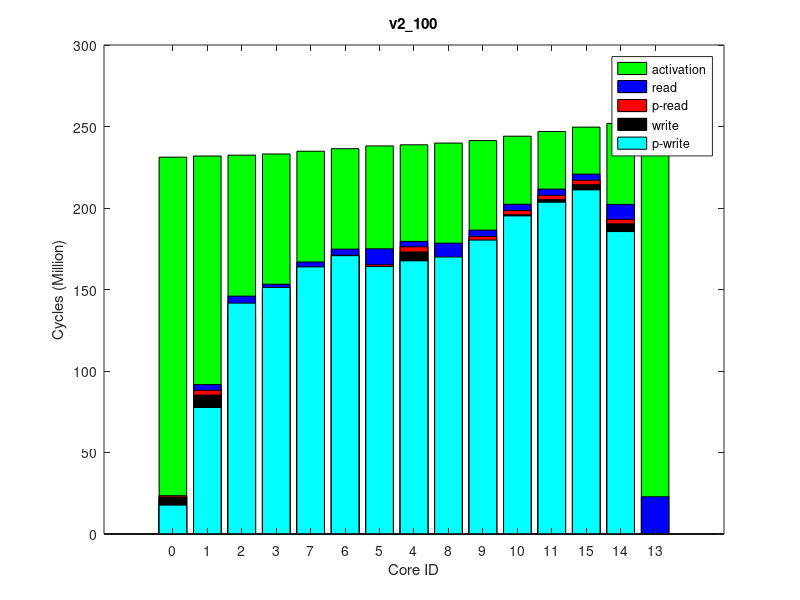

Reproduce this figure in MATLAB.
times(1, :, :) = [
856566, 231690344, 0
2919934, 232389114, 0
1022104, 232923068, 0
2226251, 233658390, 0
3180619, 239276103, 0
2132966, 238589157, 0
2705963, 236919104, 0
2699607, 235357475, 0
1220544, 240321751, 0
2515253, 241817811, 0
2635906, 244459994, 0
2637988, 247238105, 0
0, 252334523, 0
2710957, 252073036, 0
2705954, 249830884, 0
];
times(2, :, :) = [
856566, 231687273, 0
2920016, 232386301, 0
1022086, 232920201, 0
2226244, 233657069, 0
3180619, 239272487, 0
2129484, 238585296, 0
2705963, 236915322, 0
2699606, 235354945, 0
1220544, 240317441, 0
2515253, 241812574, 0
2635906, 244455108, 0
2638012, 247230787, 0
0, 252331875, 0
2710968, 252069320, 0
2705972, 249824192, 0
];
times(3, :, :) = [
856566, 231689764, 0
2920000, 232387846, 0
1022086, 232921229, 0
2226244, 233655135, 0
3180619, 239271937, 0
2085737, 238584464, 0
2705938, 236914716, 0
2699606, 235353835, 0
1220544, 240316944, 0
2515253, 241812434, 0
2635906, 244455039, 0
2635908, 247231791, 0
0, 252326130, 0
2710968, 252059110, 0
2705960, 249824184, 0
];
times(4, :, :) = [
856566, 231693025, 0
2919979, 232391370, 0
1022086, 232924152, 0
2226244, 233659731, 0
3180619, 239277549, 0
2131428, 238590250, 0
2705966, 236920863, 0
2699606, 235359512, 0
1220544, 240323572, 0
2515253, 241819369, 0
2635906, 244461610, 0
2637969, 247236241, 0
0, 252330494, 0
2710968, 252071645, 0
2705968, 249828330, 0
];
times(5, :, :) = [
856566, 231703862, 0
2919987, 232402791, 0
1022086, 232936817, 0
2226245, 233670616, 0
3180977, 239291158, 0
2089301, 238604108, 0
2705952, 236933504, 0
2699606, 235372857, 0
1220544, 240335887, 0
2515253, 241830928, 0
2635906, 244473042, 0
2638015, 247248235, 0
0, 252348278, 0
2710968, 252089898, 0
2705990, 249841027, 0
];
times(6, :, :) = [
856566, 231702322, 0
2919992, 232400924, 0
1022086, 232934980, 0
2226253, 233669437, 0
3180619, 239285553, 0
2134910, 238598424, 0
2705963, 236928223, 0
2699606, 235368074, 0
1220544, 240330343, 0
2515253, 241825474, 0
2635906, 244467422, 0
2635906, 247243588, 0
0, 252357660, 0
2710957, 252092382, 0
2705972, 249835465, 0
];
times(7, :, :) = [
856566, 231705980, 0
2919953, 232405184, 0
1022086, 232939560, 0
2226245, 233671848, 0
3180619, 239290245, 0
2085737, 238602929, 0
2705956, 236932276, 0
2699606, 235370803, 0
1220544, 240336001, 0
2515253, 241831642, 0
2635906, 244474027, 0
2635906, 247247859, 0
0, 252338932, 0
2710968, 252072782, 0
2705985, 249839493, 0
];
times(8, :, :) = [
856566, 231709912, 0
2919990, 232406958, 0
1022086, 232941728, 0
2226246, 233678197, 0
3180992, 239295263, 0
2130132, 238607488, 0
2705963, 236937756, 0
2699606, 235377168, 0
1220544, 240340145, 0
2515253, 241835295, 0
2635906, 244477954, 0
2638042, 247253601, 0
0, 252342260, 0
2710968, 252083921, 0
2705959, 249845929, 0
];
times(9, :, :) = [
856566, 231707073, 0
2920043, 232405797, 0
1022086, 232939934, 0
2226260, 233675789, 0
3180619, 239292961, 0
2090515, 238605788, 0
2705963, 236935548, 0
2699606, 235374925, 0
1220544, 240337882, 0
2515253, 241832848, 0
2635906, 244474937, 0
2638016, 247251795, 0
0, 252345230, 0
2710968, 252079266, 0
2705995, 249844280, 0
];
times(10, :, :) = [
856566, 231695256, 0
2920035, 232395383, 0
1022086, 232928991, 0
2226244, 233664811, 0
3180619, 239280520, 0
2129484, 238593114, 0
2705966, 236923778, 0
2699606, 235363022, 0
1220544, 240324908, 0
2515253, 241820481, 0
2635906, 244462184, 0
2638016, 247236381, 0
0, 252335703, 0
2710957, 252075140, 0
2705956, 249828852, 0
];
ave_times = round(squeeze(mean(times)));
format long g, ave_times
std_times = round(squeeze(std(times)));
format long g, std_times
polling_read_times = ave_times;
times(1, :, :) = [
17705134, 231233905, 0
77641692, 231930660, 0
141633561, 232454261, 0
151292204, 233184277, 0
167564765, 238827702, 0
164066413, 238133665, 0
170741048, 236451312, 0
163856385, 234886877, 0
169927086, 239885838, 0
180298948, 241409709, 0
195147948, 244108406, 0
203533931, 246982610, 0
0, 252213181, 0
185540504, 251955419, 0
211115979, 249666744, 0
];
times(2, :, :) = [
17692863, 231236065, 0
77650614, 231933461, 0
141660007, 232456232, 0
151336576, 233185698, 0
167610129, 238832145, 0
164109473, 238138334, 0
170791669, 236455360, 0
163902869, 234892309, 0
169972224, 239889688, 0
180322538, 241413917, 0
195179485, 244113632, 0
203554962, 246986570, 0
0, 252217912, 0
185544913, 251960155, 0
211132442, 249670471, 0
];
times(3, :, :) = [
17672766, 231254665, 0
77579900, 231951927, 0
141583820, 232475924, 0
151206993, 233202118, 0
167564904, 238847671, 0
164062161, 238153645, 0
170702559, 236470389, 0
163791488, 234904787, 0
169926673, 239905707, 0
180274896, 241429601, 0
195107904, 244127502, 0
203501849, 246999419, 0
0, 252242846, 0
185564512, 251979005, 0
211115139, 249683490, 0
];
times(4, :, :) = [
17699155, 231241047, 0
77586718, 231938826, 0
141593950, 232462435, 0
151231912, 233182017, 0
167529506, 238824085, 0
164023203, 238129866, 0
170696776, 236447836, 0
163810690, 234884952, 0
169890804, 239882291, 0
180245530, 241405745, 0
195070621, 244103790, 0
203480107, 246976420, 0
0, 252213692, 0
185540706, 251955416, 0
211097363, 249660570, 0
];
times(5, :, :) = [
17706280, 231250213, 0
77686531, 231948595, 0
141719541, 232475366, 0
151377740, 233197395, 0
167638482, 238845731, 0
164139085, 238152099, 0
170829032, 236469016, 0
163954307, 234902894, 0
170001365, 239904080, 0
180364837, 241427716, 0
195186936, 244126249, 0
203565188, 246999640, 0
0, 252231980, 0
185557765, 251972433, 0
211133537, 249683543, 0
];
times(6, :, :) = [
17697934, 231237656, 0
77640611, 231935464, 0
141661880, 232458728, 0
151316599, 233187327, 0
167650899, 238831184, 0
164138193, 238137120, 0
170796980, 236454721, 0
163892803, 234889869, 0
170012507, 239889759, 0
180363981, 241413554, 0
195178173, 244111236, 0
203540329, 246984550, 0
0, 252219895, 0
185538650, 251955100, 0
211123760, 249668291, 0
];
times(7, :, :) = [
17654615, 231238217, 0
77566855, 231935019, 0
141578383, 232460385, 0
151216934, 233182158, 0
167551796, 238823318, 0
164044494, 238128969, 0
170690974, 236445463, 0
163799768, 234882882, 0
169913049, 239881638, 0
180279360, 241406866, 0
195130196, 244105356, 0
203527971, 246977545, 0
0, 252207457, 0
185531207, 251944600, 0
211106898, 249661212, 0
];
times(8, :, :) = [
17659387, 231230897, 0
77583362, 231927972, 0
141589373, 232453779, 0
151221149, 233176991, 0
167574039, 238817954, 0
164040031, 238124104, 0
170689963, 236440851, 0
163801064, 234877799, 0
169936395, 239876320, 0
180309053, 241399383, 0
195122590, 244097495, 0
203505230, 246969385, 0
0, 252200206, 0
185524682, 251940626, 0
211098835, 249653015, 0
];
times(9, :, :) = [
17700672, 231253393, 0
77628383, 231950910, 0
141631964, 232475270, 0
151312226, 233205901, 0
167592779, 238849277, 0
164093015, 238154321, 0
170774498, 236471877, 0
163883282, 234907810, 0
169955717, 239907469, 0
180329683, 241431881, 0
195147802, 244130493, 0
203538950, 247004349, 0
0, 252241165, 0
185561818, 251977323, 0
211125812, 249688163, 0
];
times(10, :, :) = [
17680547, 231236108, 0
77629219, 231932675, 0
141646353, 232457072, 0
151322052, 233186710, 0
167610622, 238829828, 0
164124629, 238135700, 0
170802250, 236452938, 0
163897649, 234890544, 0
169973384, 239887687, 0
180350099, 241412230, 0
195165898, 244110126, 0
203539588, 246982933, 0
0, 252215654, 0
185537011, 251952408, 0
211137621, 249666676, 0
];
ave_times = round(squeeze(mean(times)));
format long g, ave_times
std_times = round(squeeze(std(times)));
format long g, std_times
polling_write_times = ave_times;
times(1, :, :) = [
0, 255175226, 0
6466260, 255940083, 64000
12934807, 256508665, 128000
6465824, 257309272, 64000
6469929, 263329692, 64000
11923798, 262583329, 128000
6464763, 260773965, 64000
6466860, 259095411, 64000
12935648, 264454101, 128000
6464896, 266067058, 64000
6468519, 268925338, 64000
6466380, 271998112, 64000
22851099, 277557114, 255980
11924146, 277268985, 128000
6465179, 274828321, 64000
];
times(2, :, :) = [
0, 255166785, 0
6466260, 255930986, 64000
12934703, 256499058, 128000
6465824, 257297508, 64000
6469993, 263318544, 64000
11923825, 262571773, 128000
6464748, 260761782, 64000
6466860, 259082180, 64000
12935698, 264443380, 128000
6464896, 266056121, 64000
6468525, 268916937, 64000
6466372, 271988303, 64000
22851132, 277552991, 255980
11924144, 277266920, 128000
6465180, 274819151, 64000
];
times(3, :, :) = [
0, 255171727, 0
6466261, 255935956, 64000
12934812, 256504622, 128000
6465824, 257304037, 64000
6469972, 263323267, 64000
11923814, 262576987, 128000
6464766, 260767156, 64000
6466860, 259088412, 64000
12935109, 264447958, 128000
6464896, 266060504, 64000
6468524, 268920827, 64000
6466389, 271987476, 64000
22851064, 277561494, 255980
11924140, 277271028, 128000
6465171, 274816368, 64000
];
times(4, :, :) = [
0, 255146712, 0
6466260, 255910966, 64000
12934823, 256479945, 128000
6465832, 257279832, 64000
6469961, 263304703, 64000
11923813, 262558361, 128000
6464790, 260747903, 64000
6466860, 259066971, 64000
12936157, 264429373, 128000
6464896, 266041786, 64000
6468515, 268899380, 64000
6466377, 271982139, 64000
22851187, 277537898, 255980
11924146, 277250003, 128000
6465176, 274812796, 64000
];
times(5, :, :) = [
0, 255162176, 0
6466265, 255925530, 64000
12934699, 256493759, 128000
6465828, 257290981, 64000
6469937, 263311822, 64000
11923815, 262565217, 128000
6464759, 260755882, 64000
6466860, 259075871, 64000
12935037, 264436371, 128000
6464896, 266049125, 64000
6468526, 268909992, 64000
6466399, 271975791, 64000
22851131, 277538553, 255980
11924136, 277249129, 128000
6465171, 274806636, 64000
];
times(6, :, :) = [
0, 255150938, 0
6466260, 255915368, 64000
12934737, 256484546, 128000
6465831, 257284772, 64000
6469965, 263304787, 64000
11923837, 262558352, 128000
6464801, 260748565, 64000
6466860, 259068454, 64000
12934897, 264429357, 128000
6464896, 266042525, 64000
6468530, 268900562, 64000
6466384, 271982567, 64000
22851164, 277535120, 255980
11924142, 277247761, 128000
6465178, 274811864, 64000
];
times(7, :, :) = [
0, 255166487, 0
6466260, 255931812, 64000
12934669, 256501427, 128000
6465828, 257301137, 64000
6469959, 263318049, 64000
11923790, 262571447, 128000
6464769, 260761137, 64000
6466860, 259081034, 64000
12935441, 264442409, 128000
6464896, 266054986, 64000
6468515, 268912500, 64000
6466392, 271981418, 64000
22851160, 277561857, 255980
11924144, 277270961, 128000
6465190, 274811711, 64000
];
times(8, :, :) = [
0, 255162618, 0
6466260, 255928192, 64000
12934704, 256497391, 128000
6465824, 257294622, 64000
6470014, 263311021, 64000
11923801, 262564652, 128000
6464760, 260754541, 64000
6466860, 259076180, 64000
12936292, 264436236, 128000
6464896, 266048958, 64000
6468520, 268909058, 64000
6466397, 271977022, 64000
22851196, 277543758, 255980
11924146, 277255827, 128000
6465174, 274807465, 64000
];
times(9, :, :) = [
0, 255162388, 0
6466260, 255927306, 64000
12934714, 256496396, 128000
6465824, 257296786, 64000
6469979, 263320438, 64000
11923815, 262574145, 128000
6464822, 260763047, 64000
6466860, 259082455, 64000
12936194, 264444738, 128000
6464896, 266057355, 64000
6468526, 268918475, 64000
6466373, 271991316, 64000
22851031, 277549037, 255980
11924132, 277265247, 128000
6465177, 274821247, 64000
];
times(10, :, :) = [
0, 255175236, 0
6466260, 255940085, 64000
12934816, 256508409, 128000
6465824, 257308475, 64000
6469936, 263329403, 64000
11923821, 262582972, 128000
6464739, 260772607, 64000
6466860, 259093906, 64000
12934962, 264453874, 128000
6464896, 266066140, 64000
6468525, 268925371, 64000
6466364, 271987765, 64000
22851143, 277549651, 255980
11924142, 277262954, 128000
6465165, 274816979, 64000
];
ave_times = round(squeeze(mean(times)));
format long g, ave_times
std_times = round(squeeze(std(times)));
format long g, std_times
read_times = ave_times;
times(1, :, :) = [
0, 231196670, 0
0, 231893863, 0
0, 232421137, 0
0, 233137713, 0
0, 238777256, 0
0, 238082464, 0
0, 236400275, 0
0, 234838248, 0
0, 239835265, 0
0, 241359496, 0
0, 244056834, 0
0, 246930006, 0
0, 252154727, 0
0, 251895580, 0
0, 249613532, 0
];
times(2, :, :) = [
0, 231191558, 0
0, 231888397, 0
0, 232415135, 0
0, 233137009, 0
0, 238780826, 0
0, 238085917, 0
0, 236402558, 0
0, 234838840, 0
0, 239838826, 0
0, 241362057, 0
0, 244060440, 0
0, 246932594, 0
0, 252155932, 0
0, 251895443, 0
0, 249616241, 0
];
times(3, :, :) = [
0, 231196910, 0
0, 231893009, 0
0, 232417952, 0
0, 233138028, 0
0, 238779772, 0
0, 238085926, 0
0, 236403561, 0
0, 234839136, 0
0, 239838132, 0
0, 241362602, 0
0, 244059474, 0
0, 246932196, 0
0, 252165044, 0
0, 251904320, 0
0, 249615481, 0
];
times(4, :, :) = [
0, 231204602, 0
0, 231902824, 0
0, 232428851, 0
0, 233147540, 0
0, 238789452, 0
0, 238095142, 0
0, 236412296, 0
0, 234848583, 0
0, 239847804, 0
0, 241371524, 0
0, 244068226, 0
0, 246943114, 0
0, 252184083, 0
0, 251922828, 0
0, 249626859, 0
];
times(5, :, :) = [
0, 231199233, 0
0, 231897380, 0
0, 232422922, 0
0, 233142413, 0
0, 238786449, 0
0, 238091444, 0
0, 236409388, 0
0, 234845585, 0
0, 239844585, 0
0, 241367876, 0
0, 244063877, 0
0, 246934847, 0
0, 252168695, 0
0, 251904957, 0
0, 249618876, 0
];
times(6, :, :) = [
0, 231185763, 0
0, 231884559, 0
0, 232410135, 0
0, 233133034, 0
0, 238778113, 0
0, 238083750, 0
0, 236400420, 0
0, 234836166, 0
0, 239835838, 0
0, 241359871, 0
0, 244057304, 0
0, 246931312, 0
0, 252154326, 0
0, 251893715, 0
0, 249615006, 0
];
times(7, :, :) = [
0, 231167616, 0
0, 231864354, 0
0, 232388282, 0
0, 233116735, 0
0, 238758809, 0
0, 238063998, 0
0, 236381726, 0
0, 234819047, 0
0, 239817046, 0
0, 241340797, 0
0, 244037421, 0
0, 246910625, 0
0, 252141907, 0
0, 251880075, 0
0, 249594315, 0
];
times(8, :, :) = [
0, 231179781, 0
0, 231877901, 0
0, 232402361, 0
0, 233129018, 0
0, 238769405, 0
0, 238075291, 0
0, 236392993, 0
0, 234830539, 0
0, 239827498, 0
0, 241351627, 0
0, 244048725, 0
0, 246922214, 0
0, 252152372, 0
0, 251894237, 0
0, 249606072, 0
];
times(9, :, :) = [
0, 231207794, 0
0, 231904841, 0
0, 232429410, 0
0, 233157723, 0
0, 238800159, 0
0, 238105813, 0
0, 236423690, 0
0, 234861076, 0
0, 239858136, 0
0, 241382878, 0
0, 244078484, 0
0, 246952597, 0
0, 252181576, 0
0, 251925414, 0
0, 249636227, 0
];
times(10, :, :) = [
0, 231182367, 0
0, 231879625, 0
0, 232404305, 0
0, 233131970, 0
0, 238776668, 0
0, 238082692, 0
0, 236399783, 0
0, 234834379, 0
0, 239835174, 0
0, 241358451, 0
0, 244056261, 0
0, 246928890, 0
0, 252148843, 0
0, 251893404, 0
0, 249612425, 0
];
ave_times = round(squeeze(mean(times)));
format long g, ave_times
std_times = round(squeeze(std(times)));
format long g, std_times
total_times = ave_times;
times(1, :, :) = [
22661660, 230972517, 64000
85181608, 231657316, 128000
132949850, 232172300, 64000
146699313, 232876296, 64000
172963228, 238399227, 128000
163001639, 237731593, 64000
168278756, 236083708, 64000
160318127, 234546685, 64000
165437968, 239437344, 64000
179898569, 240945603, 64000
195787605, 243617209, 64000
205161219, 246466803, 64000
0, 251667247, 0
190295977, 251408222, 64000
214344388, 249133668, 64000
];
times(2, :, :) = [
22660360, 230981556, 64000
85185947, 231666472, 128000
132954263, 232182781, 64000
146713301, 232895423, 64000
173013308, 238416046, 128000
163045304, 237748634, 64000
168298883, 236100959, 64000
160402743, 234564002, 64000
165488267, 239454490, 64000
179949630, 240962427, 64000
195840968, 243633158, 64000
205139009, 246483255, 64000
0, 251696487, 0
190325490, 251435903, 64000
214337732, 249150316, 64000
];
times(3, :, :) = [
22683594, 230957625, 64000
85266247, 231642087, 128000
133089691, 232156890, 64000
146867897, 232866878, 64000
173117676, 238392776, 128000
163115540, 237725329, 64000
168393774, 236077505, 64000
160527444, 234540344, 64000
165591993, 239431176, 64000
180051055, 240939074, 64000
195888174, 243612347, 64000
205195308, 246461098, 64000
0, 251668081, 0
190302474, 251410791, 64000
214349585, 249127818, 64000
];
times(4, :, :) = [
22657772, 230976394, 64000
85187068, 231661596, 128000
132967919, 232177518, 64000
146724636, 232892284, 64000
173042593, 238418176, 128000
163080387, 237750712, 64000
168341079, 236102624, 64000
160420613, 234565102, 64000
165515583, 239456770, 64000
180022515, 240964526, 64000
195872500, 243634008, 64000
205128842, 246485481, 64000
0, 251699172, 0
190322353, 251438233, 64000
214310678, 249152018, 64000
];
times(5, :, :) = [
22636333, 230951550, 64000
85161100, 231637186, 128000
132958483, 232150119, 64000
146708749, 232863576, 64000
172926142, 238384588, 128000
162962760, 237716879, 64000
168226072, 236069086, 64000
160332136, 234532284, 64000
165400099, 239423442, 64000
179898448, 240931025, 64000
195746018, 243603101, 64000
205081869, 246452349, 64000
0, 251664246, 0
190289828, 251405487, 64000
214294607, 249119286, 64000
];
times(6, :, :) = [
22676695, 230965166, 64000
85319477, 231649505, 128000
133146235, 232163604, 64000
146918174, 232868567, 64000
173033942, 238394477, 128000
163063091, 237727184, 64000
168396930, 236079370, 64000
160529571, 234540794, 64000
165506803, 239433032, 64000
179973033, 240940680, 64000
195860942, 243612525, 64000
205156423, 246463290, 64000
0, 251664167, 0
190296473, 251404190, 64000
214333194, 249129938, 64000
];
times(7, :, :) = [
22664075, 230962077, 64000
85254460, 231647192, 128000
133035040, 232161959, 64000
146783998, 232869131, 64000
173025455, 238386612, 128000
163066967, 237719537, 64000
168329629, 236072768, 64000
160472807, 234536522, 64000
165499438, 239425161, 64000
179961902, 240932033, 64000
195795942, 243603605, 64000
205092619, 246453308, 64000
0, 251653171, 0
190278172, 251394029, 64000
214284826, 249120339, 64000
];
times(8, :, :) = [
22659484, 230962950, 64000
85209225, 231648236, 128000
133014092, 232163075, 64000
146782167, 232870519, 64000
173076570, 238395737, 128000
163149297, 237728100, 64000
168383355, 236080548, 64000
160474666, 234543801, 64000
165550522, 239434799, 64000
180005255, 240943113, 64000
195831088, 243615044, 64000
205088130, 246463746, 64000
0, 251675006, 0
190304645, 251414372, 64000
214287612, 249130350, 64000
];
times(9, :, :) = [
22661333, 230974554, 64000
85203586, 231658867, 128000
132971754, 232172533, 64000
146714845, 232882462, 64000
173005443, 238403574, 128000
163003433, 237736006, 64000
168264818, 236088909, 64000
160362877, 234551247, 64000
165479902, 239443030, 64000
179993239, 240950670, 64000
195877245, 243620789, 64000
205185725, 246469720, 64000
0, 251668632, 0
190300471, 251412660, 64000
214347184, 249136253, 64000
];
times(10, :, :) = [
22678857, 230976488, 64000
85183251, 231661966, 128000
132933973, 232176228, 64000
146689587, 232886115, 64000
172948515, 238412009, 128000
162946106, 237744479, 64000
168225323, 236096132, 64000
160347043, 234559538, 64000
165422458, 239450625, 64000
179923211, 240959327, 64000
195787683, 243630968, 64000
205099575, 246479612, 64000
0, 251693737, 0
190314789, 251432351, 64000
214277283, 249146336, 64000
];
ave_times = round(squeeze(mean(times)));
format long g, ave_times
std_times = round(squeeze(std(times)));
format long g, std_times
write_times = ave_times;
mytitle = 'v2\_100';
order = [1 2 3 4 8 7 6 5 9 10 11 12 15 14 13];

total_times = total_times(:, 2)(order);

read_times = read_times(:, 1)(order);
write_times = write_times(:, 1)(order);

polling_read_times = polling_read_times(:, 1)(order);
polling_write_times = polling_write_times(:, 1)(order);

total_times /= 1000000;

read_times /= 1000000;
write_times /= 1000000;

polling_read_times /= 1000000;
polling_write_times /= 1000000;

% laying read on top of write
read_times += write_times;
polling_read_times += write_times;

figure(1);
clf()
% set(gcf, 'Position', get(0,'Screensize'));
% set(gcf,'units','normalized','outerposition',[0 0 1 1])
bar(0:14, total_times,'g');
hold on;
bar(0:14, read_times,'b');
bar(0:14, polling_read_times,'r');
bar(0:14, write_times,'k');
bar(0:14, polling_write_times,'c');
hold off

axis([-2 16 0 300])
% axis([-1 15])
set(gca,'XTick',0:14);
set(gca,'xticklabel',{ '0'; '1'; '2'; '3'; '7'; '6'; '5'; '4'; '8'; '9'; '10'; '11'; '15'; '14'; '13' })

xlabel('Core ID')
ylabel('Cycles (Million)')

legend('activation', 'read', 'p-read', 'write', 'p-write')
title(mytitle)
print(1, strcat(mytitle, '.png'))
